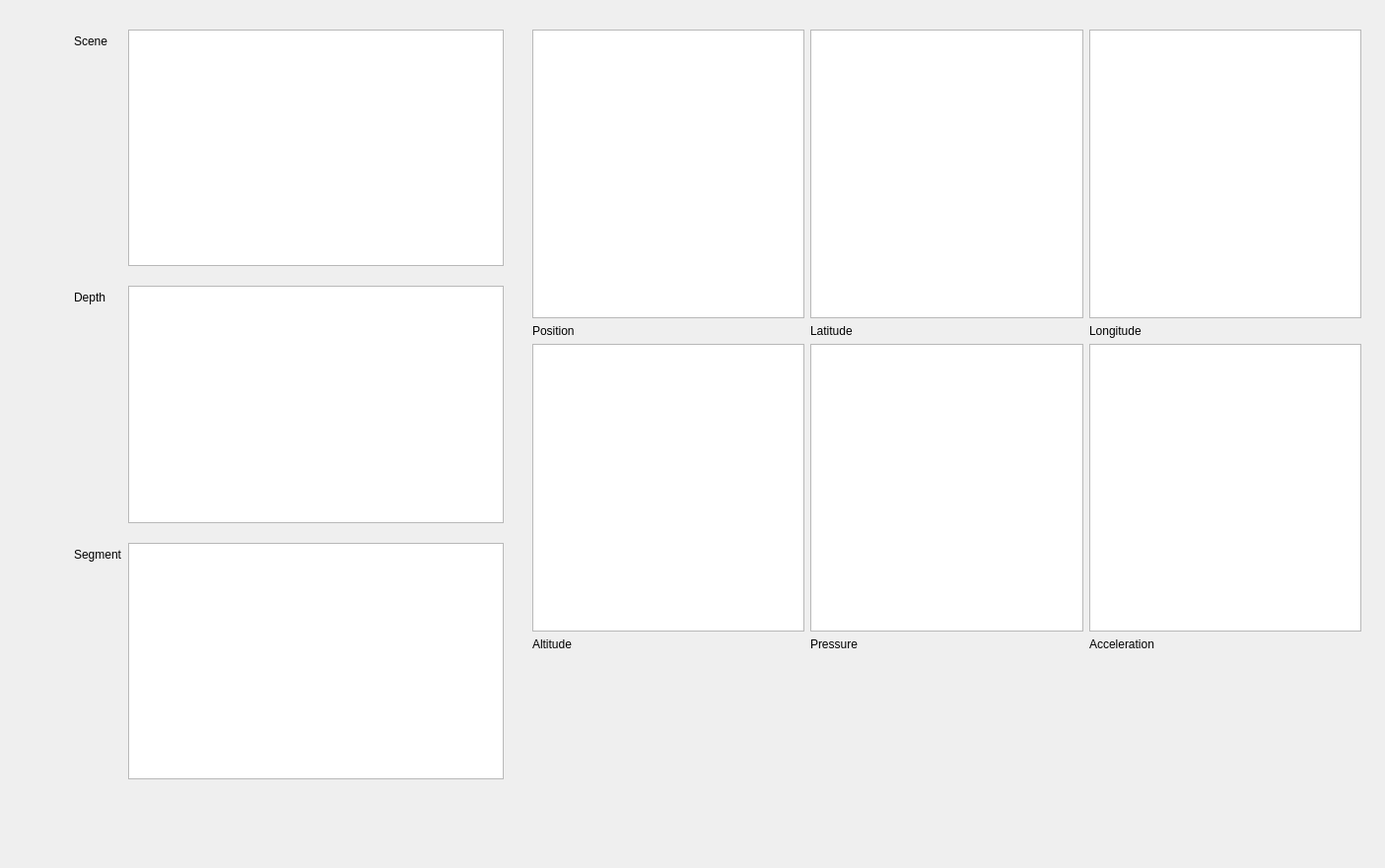
<?xml version="1.0" encoding="UTF-8"?>
<ui version="4.0">
 <class>Display_Win</class>
 <widget class="QWidget" name="Display_Win">
  <property name="geometry">
   <rect>
    <x>0</x>
    <y>0</y>
    <width>1405</width>
    <height>881</height>
   </rect>
  </property>
  <property name="windowTitle">
   <string>Form</string>
  </property>
  <widget class="QWidget" name="formLayoutWidget_2">
   <property name="geometry">
    <rect>
     <x>70</x>
     <y>20</y>
     <width>451</width>
     <height>781</height>
    </rect>
   </property>
   <layout class="QFormLayout" name="formLayout_2">
    <property name="verticalSpacing">
     <number>20</number>
    </property>
    <property name="leftMargin">
     <number>5</number>
    </property>
    <property name="topMargin">
     <number>10</number>
    </property>
    <property name="rightMargin">
     <number>10</number>
    </property>
    <property name="bottomMargin">
     <number>10</number>
    </property>
    <item row="2" column="0">
     <widget class="QLabel" name="label_4">
      <property name="text">
       <string>Segment</string>
      </property>
     </widget>
    </item>
    <item row="2" column="1">
     <widget class="QGraphicsView" name="Segment_view"/>
    </item>
    <item row="1" column="1">
     <widget class="QGraphicsView" name="Depth_view"/>
    </item>
    <item row="0" column="1">
     <widget class="QGraphicsView" name="Scene_view"/>
    </item>
    <item row="1" column="0">
     <widget class="QLabel" name="label_5">
      <property name="text">
       <string>Depth</string>
      </property>
     </widget>
    </item>
    <item row="0" column="0">
     <widget class="QLabel" name="label_6">
      <property name="text">
       <string>Scene</string>
      </property>
     </widget>
    </item>
   </layout>
  </widget>
  <widget class="QWidget" name="gridLayoutWidget">
   <property name="geometry">
    <rect>
     <x>540</x>
     <y>30</y>
     <width>841</width>
     <height>631</height>
    </rect>
   </property>
   <layout class="QGridLayout" name="gridLayout_2">
    <item row="3" column="2">
     <widget class="QLabel" name="label_9">
      <property name="text">
       <string>Acceleration</string>
      </property>
     </widget>
    </item>
    <item row="1" column="1">
     <widget class="QLabel" name="label_2">
      <property name="text">
       <string>Latitude</string>
      </property>
     </widget>
    </item>
    <item row="2" column="0">
     <widget class="plotWidget" name="Altitude"/>
    </item>
    <item row="1" column="0">
     <widget class="QLabel" name="label">
      <property name="text">
       <string>Position</string>
      </property>
     </widget>
    </item>
    <item row="3" column="0">
     <widget class="QLabel" name="label_7">
      <property name="text">
       <string>Altitude</string>
      </property>
     </widget>
    </item>
    <item row="2" column="2">
     <widget class="plotWidget" name="acceleration"/>
    </item>
    <item row="0" column="1">
     <widget class="plotWidget" name="Latitude"/>
    </item>
    <item row="3" column="1">
     <widget class="QLabel" name="label_8">
      <property name="text">
       <string>Pressure</string>
      </property>
     </widget>
    </item>
    <item row="0" column="2">
     <widget class="plotWidget" name="Longitutde"/>
    </item>
    <item row="1" column="2">
     <widget class="QLabel" name="label_3">
      <property name="text">
       <string>Longitude</string>
      </property>
     </widget>
    </item>
    <item row="2" column="1">
     <widget class="plotWidget" name="Pressure"/>
    </item>
    <item row="0" column="0">
     <widget class="plotWidget" name="Position"/>
    </item>
   </layout>
  </widget>
 </widget>
 <customwidgets>
  <customwidget>
   <class>plotWidget</class>
   <extends>QGraphicsView</extends>
   <header location="global">pyqtgraph.h</header>
  </customwidget>
 </customwidgets>
 <resources/>
 <connections/>
</ui>
